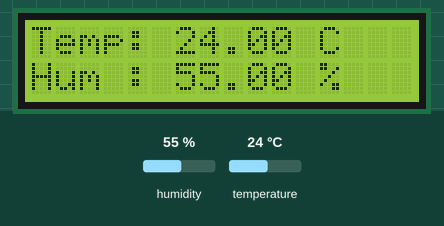
Simulated run of this sketch. Board: ESP32. Parts: 16×2 character LCD. Inputs (shaded band) come from the test bench; at power-on: humidity 55 %, temperature 24 °C.

Above: at 1.2 s.
1.3 s: humidity set to 22 %
At 2.2 s:
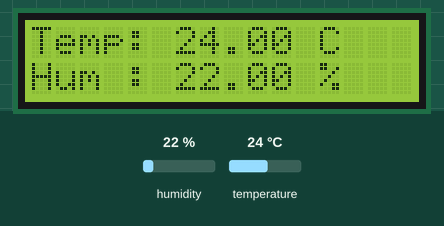
3.2 s: temperature set to 12 °C
At 4.0 s:
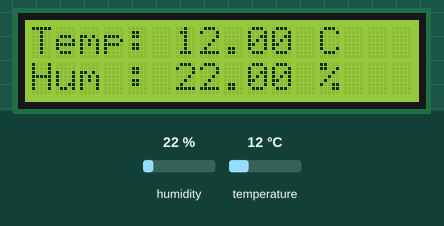
4.8 s: humidity set to 40 %
At 5.8 s:
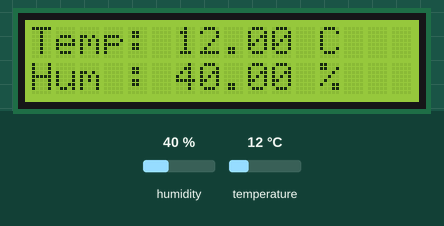
6.4 s: temperature set to 19 °C
At 7.6 s:
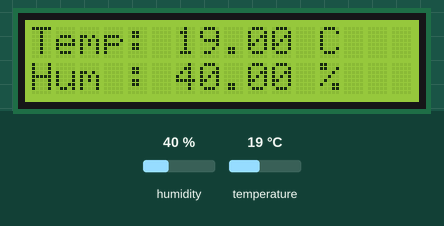
Timing chart, 0 to 9.0 s (numbered marks = the images above; inputs shaded):
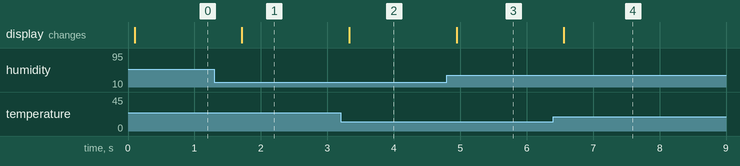

The sketch:

Final_Arduino.ino
```cpp
#include <LiquidCrystal.h>

const int rs = 12, en = 11, d4 = 5, d5 = 4, d6 = 3, d7 = 2;
LiquidCrystal lcd(rs, en, d4, d5, d6, d7);

#include "DFRobot_AHT20.h" // Temperature Sesnor

DFRobot_AHT20 aht20; // Our Temperature Sensor


void setup() {
  // set up the LCD's number of columns and rows:
  lcd.begin(16, 2);

  aht20.begin(); // Temperature Sensor

  Serial.begin(115200); // Set the baud rate to match ESP32

}

void loop() {
  float tempValue = getTemperature();

  float humValue = getHumidity();

  lcd.clear();

  // Set the cursor to the beginning of the first row
  lcd.setCursor(0, 0);
  // Print the temperature value
  lcd.print("Temp: ");
  lcd.print(tempValue);
  lcd.print(" C");

  // Set the cursor to the beginning of the second row
  lcd.setCursor(0, 1);
  // Print the humidity value
  lcd.print("Hum : ");
  lcd.print(humValue);
  lcd.print(" %");

  delay(500);


}

float getTemperature(){
  if(aht20.startMeasurementReady(true)){
    float temp = aht20.getTemperature_C();
    return temp;
  }
}

float getHumidity(){
  if(aht20.startMeasurementReady(true)){
    float hum = aht20.getHumidity_RH();
    return hum;
  }
}
```

Measured:
- after the input at 1.3 s, the display: changes after 0.42 s (image 1)
- after the input at 3.2 s, the display: changes after 0.13 s (image 2)
- after the input at 4.8 s, the display: changes after 0.15 s (image 3)
- after the input at 6.4 s, the display: changes after 0.16 s (image 4)
